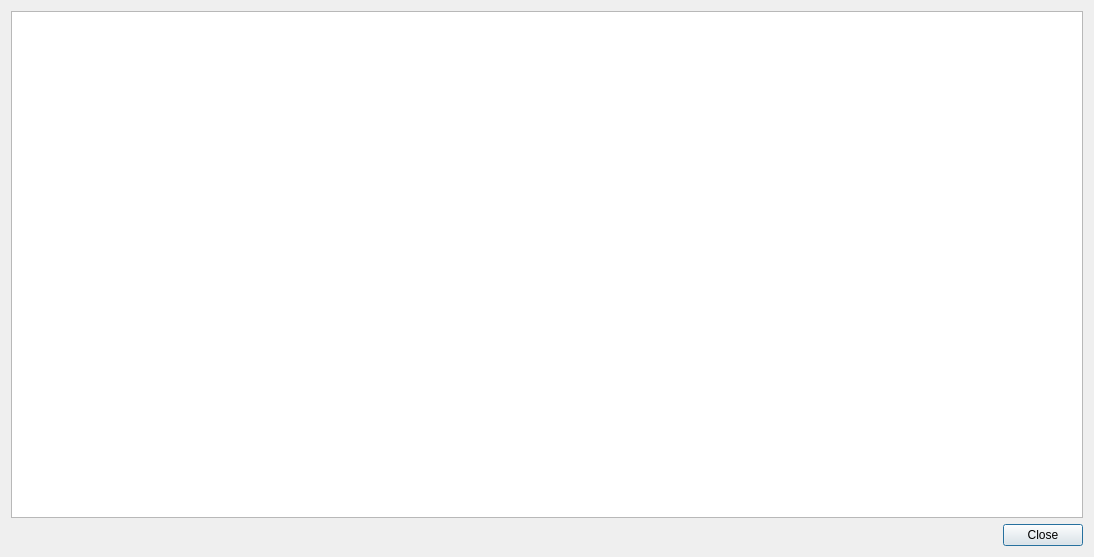
<?xml version="1.0" encoding="UTF-8"?>
<ui version="4.0">
 <class>DialogSusPatterns</class>
 <widget class="QDialog" name="DialogSusPatterns">
  <property name="geometry">
   <rect>
    <x>0</x>
    <y>0</y>
    <width>1094</width>
    <height>557</height>
   </rect>
  </property>
  <property name="windowTitle">
   <string>Suspicious Patterns</string>
  </property>
  <layout class="QGridLayout" name="gridLayout_2">
   <item row="0" column="0">
    <layout class="QVBoxLayout" name="verticalLayout">
     <item>
      <widget class="QTextBrowser" name="tbPatternOutput">
       <property name="font">
        <font>
         <family>Courier New</family>
         <pointsize>12</pointsize>
        </font>
       </property>
      </widget>
     </item>
     <item>
      <layout class="QHBoxLayout" name="horizontalLayout">
       <item>
        <spacer name="horizontalSpacer">
         <property name="orientation">
          <enum>Qt::Horizontal</enum>
         </property>
         <property name="sizeHint" stdset="0">
          <size>
           <width>40</width>
           <height>20</height>
          </size>
         </property>
        </spacer>
       </item>
       <item>
        <widget class="QPushButton" name="btnCloseSusPatterns">
         <property name="text">
          <string>Close</string>
         </property>
        </widget>
       </item>
      </layout>
     </item>
    </layout>
   </item>
  </layout>
 </widget>
 <resources/>
 <connections/>
</ui>
